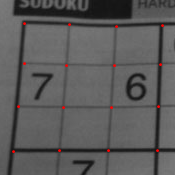
#> input picture Anexos, Imagens e Videos/PJing.png, 175 x 175 px, found by its file name
$ python Remap.py
#> lines starting #> are read from the running program, lines starting #| are printed output that depends on the picture
import cv2
from scipy.interpolate import griddata
import numpy as np
from pathlib import Path

caminhoImagem = Path('Anexos, Imagens e Videos/PJing.png')

grid_x, grid_y = np.mgrid[0:149:150j, 0:149:150j]
destination = np.array([[0,0], [0,49], [0,99], [0,149],
                  [49,0],[49,49],[49,99],[49,149],
                  [99,0],[99,49],[99,99],[99,149],
                  [149,0],[149,49],[149,99],[149,149]])
source = np.array([[22,22], [24,68], [26,116], [25,162],
                  [64,19],[65,64],[65,114],[64,159],
                  [107,16],[108,62],[108,111],[107,157],
                  [151,11],[151,58],[151,107],[151,156]])

grid_z = griddata(destination, source, (grid_x, grid_y), method='cubic')
map_x = np.append([], [ar[:,1] for ar in grid_z]).reshape(150,150)
map_y = np.append([], [ar[:,0] for ar in grid_z]).reshape(150,150)
map_x_32 = map_x.astype('float32')
map_y_32 = map_y.astype('float32')

orig = cv2.imread(str(caminhoImagem))
#> orig is the input picture: shape (175, 175, 3); mean B, G, R 90.7, 90.7, 91.5
warped = cv2.remap(orig, map_x_32, map_y_32, cv2.INTER_CUBIC)
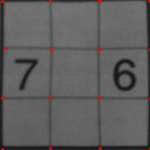
#> warped: shape (150, 150, 3); mean B, G, R 94.9, 94.9, 96

#Mostra a imagem original
cv2.namedWindow('Imagem original', cv2.WINDOW_GUI_EXPANDED)
cv2.imshow('Imagem original', orig)

#Mostra a imagem remapeada
cv2.namedWindow('Imagem remapeada', cv2.WINDOW_GUI_EXPANDED)
cv2.imshow('Imagem remapeada', warped)

cv2.waitKey(0)

$ run again, with Anexos, Imagens e Videos/1_wIXlvBeAFtNVgJd49VObgQ.png copied over Anexos, Imagens e Videos/PJing.png
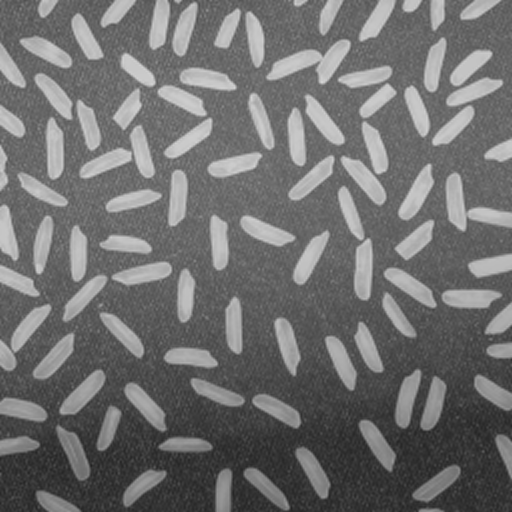
#> input picture Anexos, Imagens e Videos/1_wIXlvBeAFtNVgJd49VObgQ.png, 512 x 512 px, found by its file name
#> orig is the input picture: shape (512, 512, 3); min 33, max 214, mean 111.3
#> `warped = cv2.remap(orig, map_x_32, map_y_32, cv2.INTER_CUBIC)`:
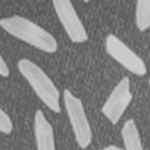
#> warped: shape (150, 150, 3); min 83, max 213, mean 131.6
